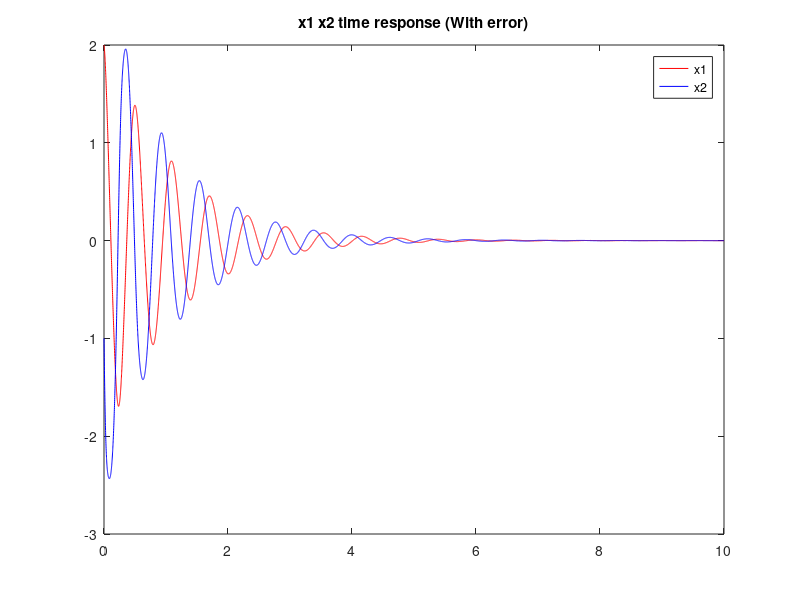
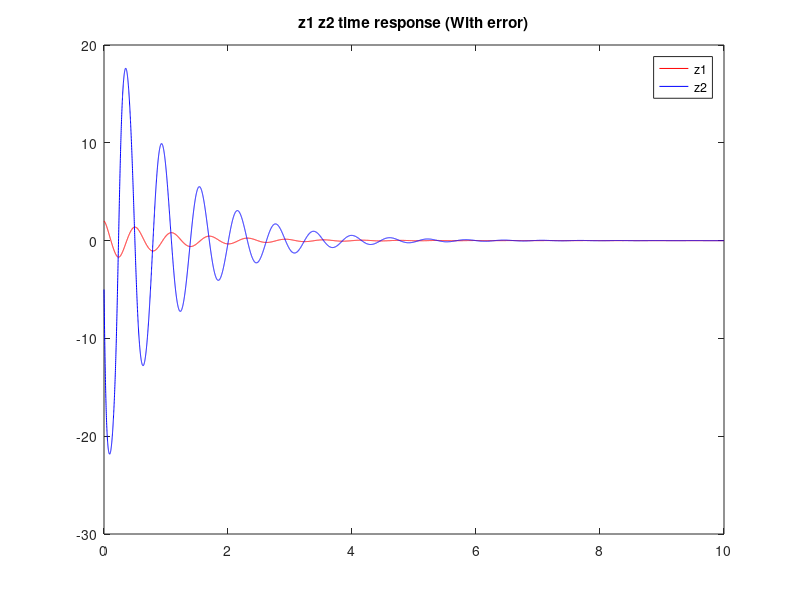
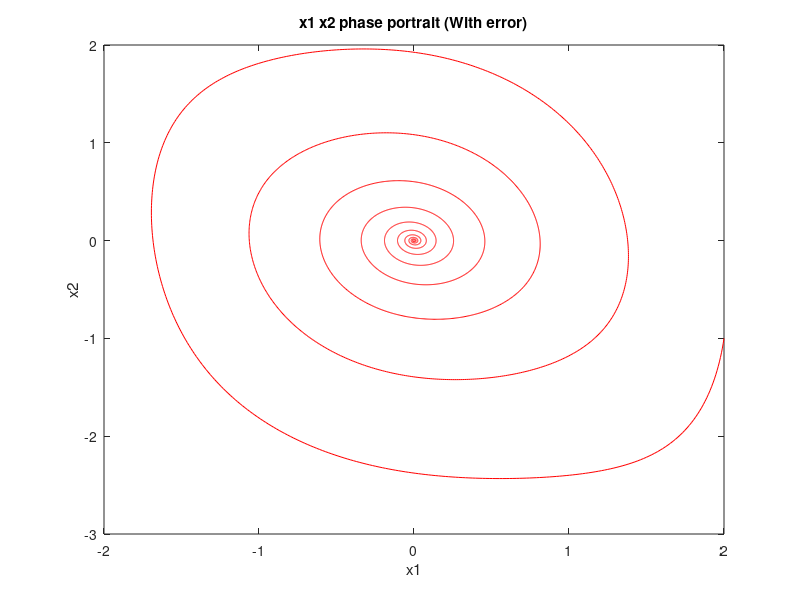
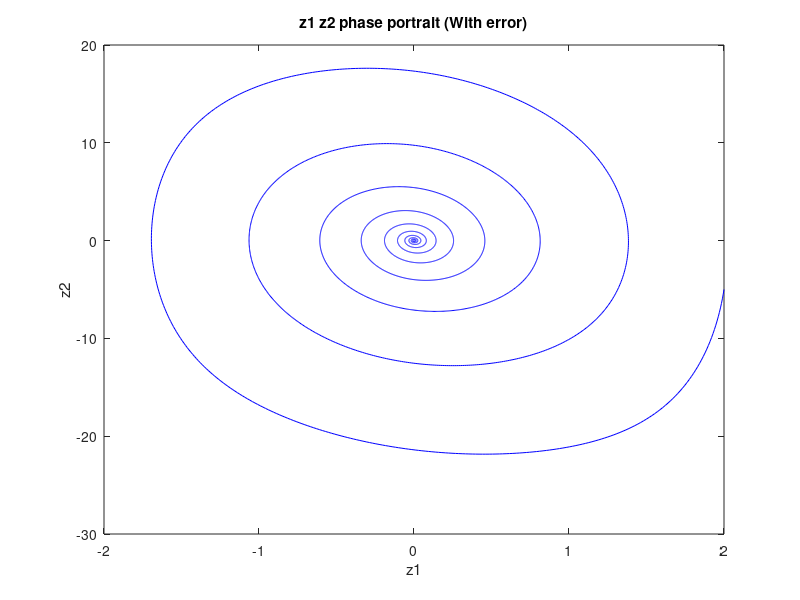

MATLAB code to generate these figures, in order:
clear;clc;

delta=0.001;
totalTime=10;
totalStep=totalTime/delta;
x1array=[1:totalStep]*0;x2array=x1array;
z1array=x1array;z2array=x1array;

x1array(1)=2;x2array(1)=-1;%init condition
for i=1:totalStep
    x1=x1array(i);x2=x2array(i);
    u=(-(7.5*x1^5+10.5*x1^2*x2+14*x1*x2)-82*x1-2*(0.5*x1^3+7*x2))/7;
%     x1_dot=0.5*x1^3+7*x2;
%     x2_dot=2*x1*x2+u;
    x1_dot=0.5*x1^3+9*x2;
    x2_dot=1.5*x1*x2+u;
    z1array(i)=x1;
    z2array(i)=x1_dot;
    
    x1array(i+1)=x1+x1_dot*delta;
    x2array(i+1)=x2+x2_dot*delta;
end

figure(1);
plot([0:1:totalStep]*delta,x1array,'r');
hold on;
plot([0:1:totalStep]*delta,x2array,'b');
legend('x1','x2');
title('x1 x2 time response (With error)');

figure(2);
plot([0:1:totalStep-1]*delta,z1array,'r');
hold on;
plot([0:1:totalStep-1]*delta,z2array,'b');
legend('z1','z2');
title('z1 z2 time response (With error)');

figure(3);
plot(x1array,x2array,'r');
title('x1 x2 phase portrait (With error)');
xlabel('x1');ylabel('x2');

figure(4);
plot(z1array,z2array,'b');
title('z1 z2 phase portrait (With error)');
xlabel('z1');ylabel('z2');

figure(5);
plot([0:1:totalStep]*delta,x1array,'r');
title('Output y=x1 (With error)');